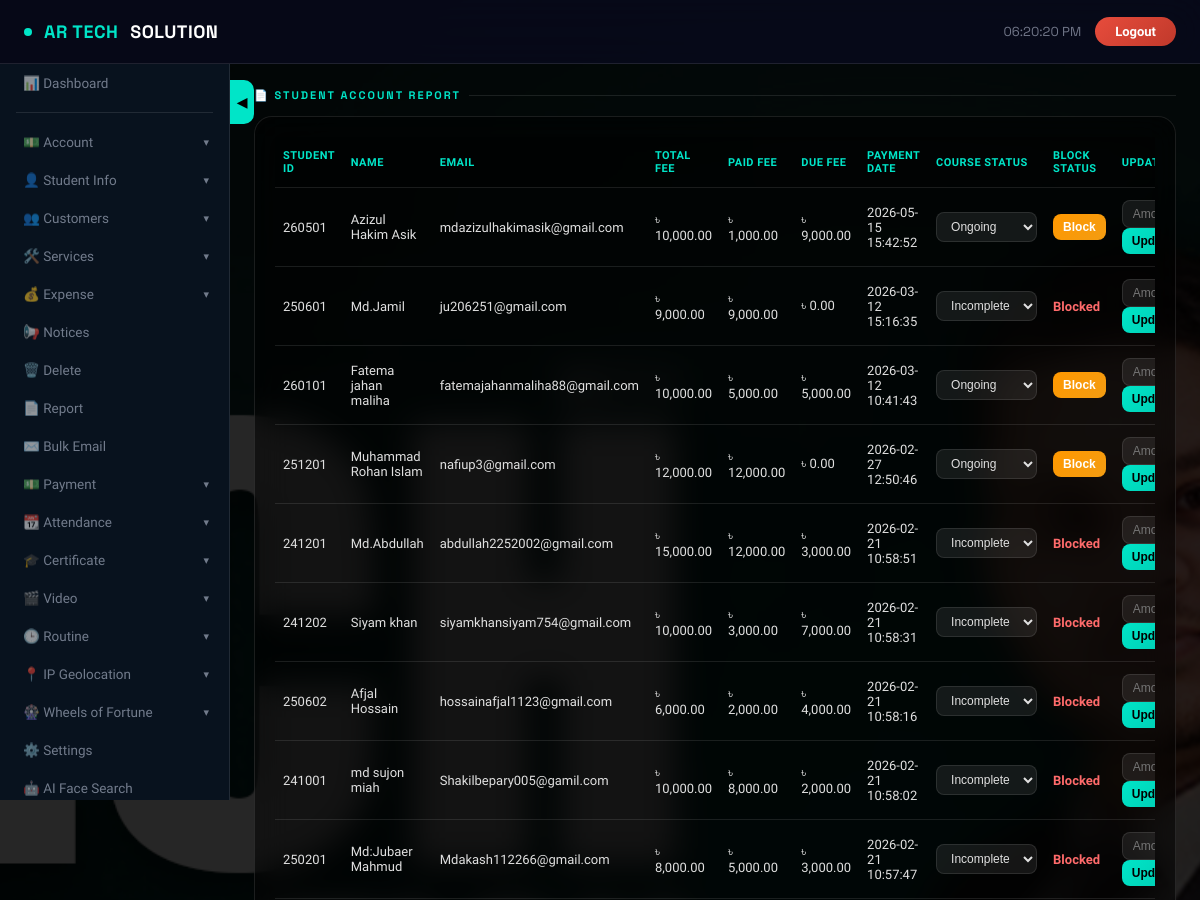
The page /admin/report.php (signed in, upper part) on the database as committed earlier.
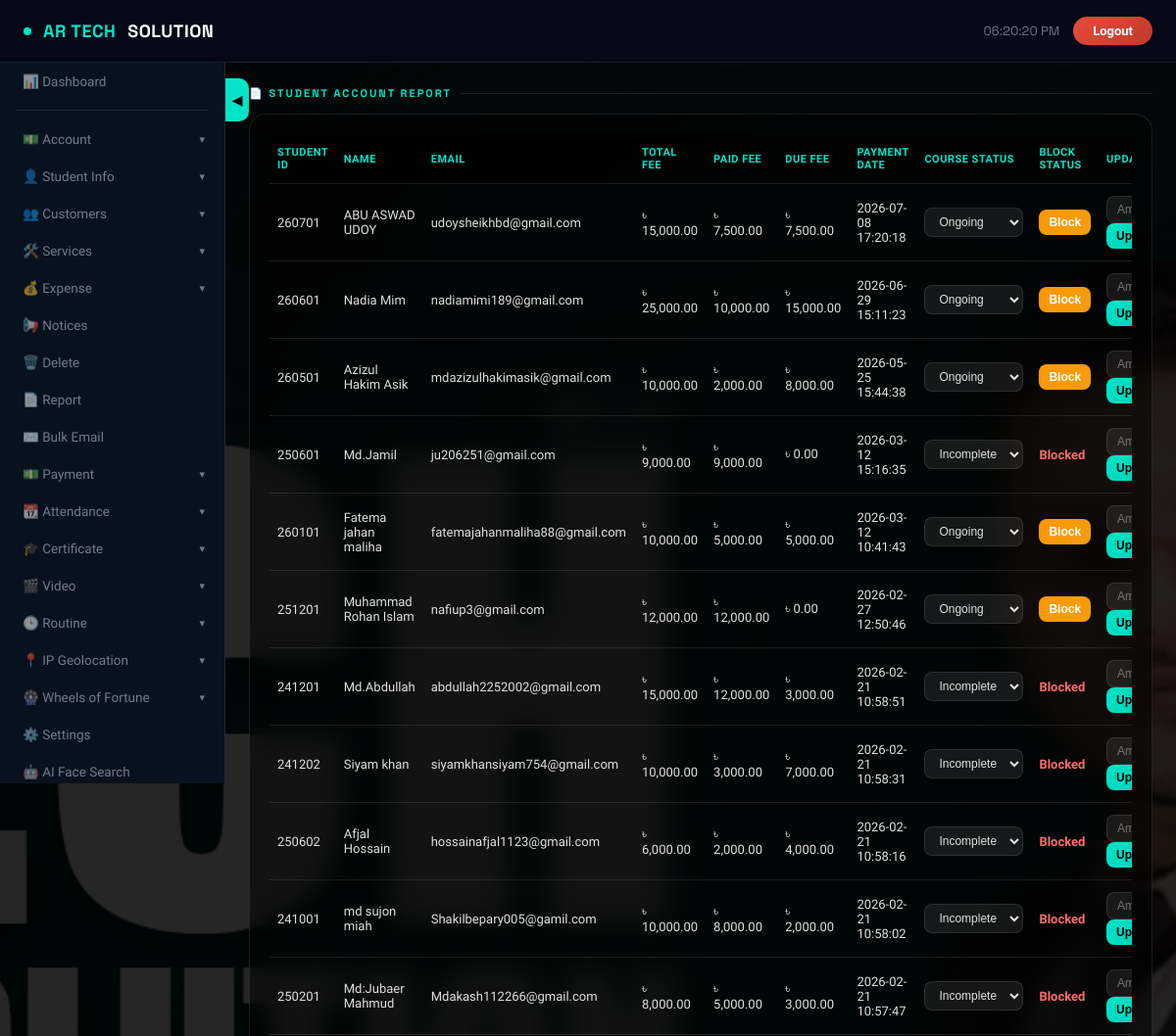
The same page on the database as committed later.
### tables this page shows
CREATE TABLE `students` (
  `student_id` int(11) NOT NULL,
  `name` varchar(255) NOT NULL,
  `father_name` varchar(255) DEFAULT NULL,
  `mother_name` varchar(255) DEFAULT NULL,
  `dob` date DEFAULT NULL,
  `present_address` text DEFAULT NULL,
  `permanent_address` text DEFAULT NULL,
  `id_type` enum('NID','Birth ID') NOT NULL,
  `nid_birth_id` varchar(50) DEFAULT NULL,
  `email` varchar(255) NOT NULL,
  `course_category` enum('Web Development','Graphic Design','Digital Marketing','Freelancing','office application') NOT NULL,
  `course_status` enum('ongoing','finished','incomplete') DEFAULT 'ongoing',
  `is_blocked` tinyint(1) DEFAULT 0,
  `issue_date` date DEFAULT NULL,
  `course_start_date` date DEFAULT NULL,
  `course_end_date` date DEFAULT NULL,
  `city` varchar(100) DEFAULT NULL,
  `district` varchar(100) DEFAULT NULL,
  `course_fee` decimal(10,2) DEFAULT NULL,
  `paid_fee` decimal(10,2) DEFAULT NULL,
  `profile_image` varchar(255) DEFAULT NULL,
  `created_at` timestamp NOT NULL DEFAULT current_timestamp(),
  `last_updated` timestamp NOT NULL DEFAULT current_timestamp() ON UPDATE current_timestamp(),
  `phone_number` varchar(20) DEFAULT NULL,
  `gender` varchar(10) DEFAULT NULL,
  `marital_status` varchar(20) DEFAULT NULL,
  `occupation` varchar(50) DEFAULT NULL,
  `religion` varchar(30) DEFAULT NULL,
  `country` varchar(50) DEFAULT NULL
);

### admin/config.php (called while the page is built, shortened)
<?php
if (!isset($conn)) {
    $conn = new mysqli("localhost", "root", "", "freelancing");
}
$settings = [];
$result = $conn->query("SELECT setting_key, setting_value FROM app_settings");
if ($result) {
    while ($row = $result->fetch_assoc()) {
        $settings[$row['setting_key']] = $row['setting_value'];
    }
}
$dark_mode = isset($settings['dark_mode']) && $settings['dark_mode'] == '1';
?>

### admin/report.php (the view, shortened to what this page needs)
<?php
require_once 'config.php';
$sql = "SELECT student_id, name, email, course_fee, paid_fee,
               (course_fee - paid_fee) AS due_fee, last_updated, course_status, is_blocked
        FROM students
        ORDER BY last_updated DESC";
$result = $conn->query($sql);
?>
<!DOCTYPE html>
<html lang="en">
<head>
</head>
<body class="<?php echo $dark_mode ? 'dark-mode' : ''; ?>">
<nav class="topnav">
    <div style="display:flex;align-items:center;gap:14px;">
        <div class="topnav-brand">
            <div class="brand-dot"></div>
            <span>AR TECH</span> SOLUTION
        </div>
    </div>
    <div class="topnav-right">
        <div class="topnav-time" id="liveClock"></div>
        <a href="logout.php" class="logout-btn">Logout</a>
    </div>
</nav>
<?php
include 'navigation.php';
?>
<div class="sidebar-toggle-pill" id="sidebarToggle">◀</div>
<main class="main" id="mainContent">
    <div class="section-title">📄 Student Account Report</div>
    <div class="table-card">
        <div style="overflow-x: auto;">
            <table>
                <thead>
                    <tr>
                        <th>Student ID</th><th>Name</th><th>Email</th><th>Total Fee</th><th>Paid Fee</th>
                        <th>Due Fee</th><th>Payment Date</th><th>Course Status</th><th>Block Status</th>
                        <th>Update Fee</th><th>Delete</th><th>Edit</th><th>Print</th>
                    </tr>
                </thead>
                <tbody>
                <?php if ($result->num_rows > 0): ?>
                    <?php while ($row = $result->fetch_assoc()):
                        $sid = htmlspecialchars($row["student_id"]);
                        $email = htmlspecialchars($row["email"]);
                        $is_blocked = $row["is_blocked"];
                    ?>
                        <tr>
                            <td><?php echo $sid; ?></td>
                            <td><?php echo htmlspecialchars($row["name"]); ?></td>
                            <td><?php echo $email; ?></td>
                            <td>৳ <?php echo number_format($row["course_fee"], 2); ?></td>
                            <td>৳ <?php echo number_format($row["paid_fee"], 2); ?></td>
                            <td>৳ <?php echo number_format($row["due_fee"], 2); ?></td>
                            <td><?php echo htmlspecialchars($row["last_updated"]); ?></td>
                            <td>
                                <form method="POST" style="margin:0;">
                                    <select name="set_course_status" onchange="this.form.submit()">
                                        <option value="ongoing" <?php echo ($row["course_status"] == "ongoing") ? "selected" : ""; ?>>Ongoing</option>
                                        <option value="incomplete" <?php echo ($row["course_status"] == "incomplete") ? "selected" : ""; ?>>Incomplete</option>
                                    </select>
                                </form>
                            </td>
                            <td>
                                <?php if ($is_blocked == 1): ?>
                                    <span class="status-blocked">Blocked</span>
                                <?php else: ?>
                                    <form method="POST" onsubmit="return confirm('Are you sure you want to block this student? An email notification will be sent.');" style="margin:0;">
                                        <button type="submit" class="block-btn">Block</button>
                                    </form>
                                <?php endif; ?>
                            </td>
                            <td>
                                <form method="POST" style="margin:0;">
                                    <input type="number" name="new_paid_fee" step="0.01" placeholder="Amount" required style="width:100px;">
                                    <button type="submit">Update</button>
                                </form>
                            </td>
                        </tr>
                    <?php endwhile; ?>
                <?php else: ?>
                    <tr><td colspan="13" style="text-align:center;">No student records found.</td></tr>
                <?php endif; ?>
                </tbody>
            </table>
        </div>
    </div>
</main>
</body>
</html>

Rows that differ between the two databases and show on the page:
added students: student_id "260701", name "ABU ASWAD UDOY", email "udoysheikhbd@gmail.com", course_fee "15,000.00", paid_fee "7,500.00", due_fee "7,500.00", last_updated "2026-07-08 17:20:18", set_course_status "Ongoing"
added students: student_id "260601", name "Nadia Mim", email "nadiamimi189@gmail.com", course_fee "25,000.00", paid_fee "10,000.00", due_fee "15,000.00", last_updated "2026-06-29 15:11:23", set_course_status "Ongoing"
changed students "Azizul Hakim Asik": paid_fee "1,000.00" → "2,000.00"; due_fee "9,000.00" → "8,000.00"; last_updated "2026-05-15 15:42:52" → "2026-05-25 15:44:38"
